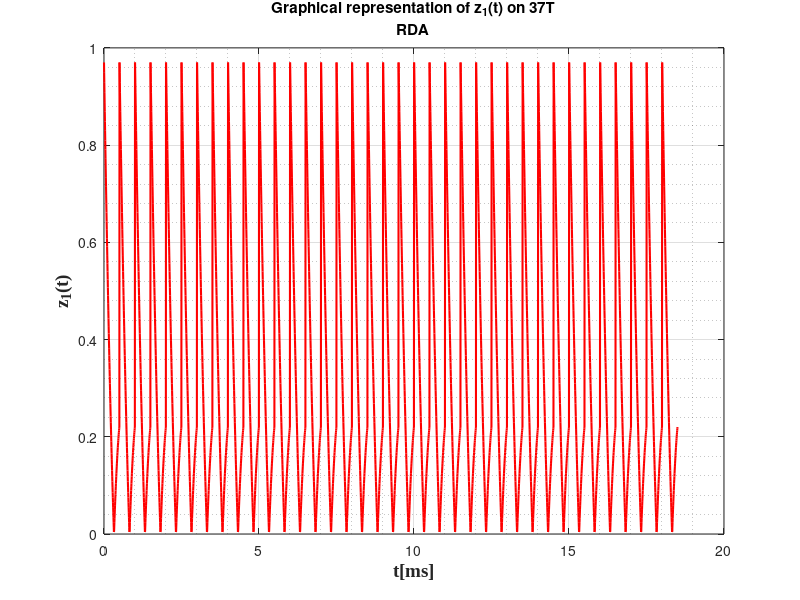

Recreate this plot in MATLAB.
%z1(t) 
T_1 = 0.5;
t = linspace(0,1,100);
x = 0.86*t.^2-2.05*t+0.97;
v = ones(1,37);
for i=1:37
   if mod(i,2) == 0
       v(i)=-v(i);
   end
end
z1 = x(:);
z1 = z1*v;
z1 = z1(:);
for i = 1:3700
    if z1(i) < 0
        z1(i) = -z1(i);
    end
end
T1 = linspace(0,37*T_1,3700);
plot(T1,z1,'r','LineWidth',1.5);
grid on;
grid minor;
xlabel('t[ms]', 'fontweight', 'bold', 'fontsize', 14, 'FontName', 'Times New Roman');
ylabel('z_{1}(t)','fontweight','bold','fontsize', 14, 'FontName', 'Times New Roman');
title({'Graphical representation of z_{1}(t) on 37T';'RDA'});
